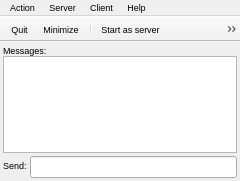
<?xml version="1.0" encoding="UTF-8"?>
<ui version="4.0">
 <class>Echo_window</class>
 <widget class="QMainWindow" name="Echo_window">
  <property name="geometry">
   <rect>
    <x>0</x>
    <y>0</y>
    <width>240</width>
    <height>181</height>
   </rect>
  </property>
  <property name="sizePolicy">
   <sizepolicy hsizetype="Expanding" vsizetype="Expanding">
    <horstretch>0</horstretch>
    <verstretch>0</verstretch>
   </sizepolicy>
  </property>
  <property name="font">
   <font>
    <pointsize>7</pointsize>
   </font>
  </property>
  <property name="windowTitle">
   <string>Echo</string>
  </property>
  <property name="windowIcon">
   <iconset resource="resource.qrc">
    <normaloff>:/icons/icons/Echo.ico</normaloff>:/icons/icons/Echo.ico</iconset>
  </property>
  <widget class="QWidget" name="centralwidget">
   <layout class="QGridLayout" name="gridLayout">
    <property name="leftMargin">
     <number>3</number>
    </property>
    <property name="topMargin">
     <number>3</number>
    </property>
    <property name="rightMargin">
     <number>3</number>
    </property>
    <property name="bottomMargin">
     <number>3</number>
    </property>
    <property name="spacing">
     <number>3</number>
    </property>
    <item row="0" column="0">
     <layout class="QVBoxLayout" name="verticalLayout_2">
      <property name="spacing">
       <number>0</number>
      </property>
      <item>
       <widget class="QLabel" name="l_messaggi">
        <property name="font">
         <font>
          <pointsize>7</pointsize>
         </font>
        </property>
        <property name="text">
         <string>Messages:</string>
        </property>
        <property name="buddy">
         <cstring>o_messaggi</cstring>
        </property>
       </widget>
      </item>
      <item>
       <widget class="QPlainTextEdit" name="o_messaggi">
        <property name="font">
         <font>
          <pointsize>7</pointsize>
         </font>
        </property>
        <property name="readOnly">
         <bool>true</bool>
        </property>
        <property name="textInteractionFlags">
         <set>Qt::TextSelectableByKeyboard|Qt::TextSelectableByMouse</set>
        </property>
       </widget>
      </item>
     </layout>
    </item>
    <item row="1" column="0">
     <layout class="QFormLayout" name="formLayout">
      <item row="0" column="0">
       <widget class="QLabel" name="l_invia_messaggio">
        <property name="font">
         <font>
          <pointsize>7</pointsize>
         </font>
        </property>
        <property name="text">
         <string>Send:</string>
        </property>
        <property name="buddy">
         <cstring>e_invia_messaggio</cstring>
        </property>
       </widget>
      </item>
      <item row="0" column="1">
       <widget class="QLineEdit" name="e_invia_messaggio">
        <property name="font">
         <font>
          <pointsize>7</pointsize>
         </font>
        </property>
       </widget>
      </item>
     </layout>
    </item>
   </layout>
  </widget>
  <widget class="QToolBar" name="toolBar">
   <property name="font">
    <font>
     <pointsize>7</pointsize>
    </font>
   </property>
   <property name="windowTitle">
    <string>toolBar</string>
   </property>
   <property name="movable">
    <bool>false</bool>
   </property>
   <property name="iconSize">
    <size>
     <width>16</width>
     <height>16</height>
    </size>
   </property>
   <attribute name="toolBarArea">
    <enum>TopToolBarArea</enum>
   </attribute>
   <attribute name="toolBarBreak">
    <bool>false</bool>
   </attribute>
   <addaction name="actionExit"/>
   <addaction name="actionMinimize"/>
   <addaction name="separator"/>
   <addaction name="actionStart_as_server"/>
   <addaction name="actionClient_connection"/>
   <addaction name="separator"/>
   <addaction name="actionClear_my_chat"/>
   <addaction name="actionReduce_to_systray"/>
   <addaction name="actionMessage_systray"/>
   <addaction name="actionSplash_window"/>
   <addaction name="separator"/>
   <addaction name="actionPreferences"/>
  </widget>
  <widget class="QMenuBar" name="menuBar">
   <property name="geometry">
    <rect>
     <x>0</x>
     <y>0</y>
     <width>240</width>
     <height>17</height>
    </rect>
   </property>
   <property name="font">
    <font>
     <family>MS Shell Dlg 2</family>
     <pointsize>7</pointsize>
    </font>
   </property>
   <widget class="QMenu" name="menuAs_Server">
    <property name="font">
     <font>
      <family>MS Shell Dlg 2</family>
      <pointsize>7</pointsize>
     </font>
    </property>
    <property name="title">
     <string>Server</string>
    </property>
   </widget>
   <widget class="QMenu" name="menuAs_Client">
    <property name="font">
     <font>
      <family>MS Shell Dlg 2</family>
      <pointsize>7</pointsize>
     </font>
    </property>
    <property name="title">
     <string>Client</string>
    </property>
   </widget>
   <widget class="QMenu" name="menuFile">
    <property name="font">
     <font>
      <family>MS Shell Dlg 2</family>
      <pointsize>7</pointsize>
     </font>
    </property>
    <property name="title">
     <string>Action</string>
    </property>
    <addaction name="actionPreferences"/>
    <addaction name="separator"/>
    <addaction name="actionStart_as_server"/>
    <addaction name="actionClient_connection"/>
    <addaction name="separator"/>
    <addaction name="actionMinimize"/>
    <addaction name="actionClear_my_chat"/>
    <addaction name="actionReduce_to_systray"/>
    <addaction name="actionSplash_window"/>
    <addaction name="actionMask"/>
    <addaction name="actionMessage_systray"/>
    <addaction name="separator"/>
    <addaction name="actionZoom_in"/>
    <addaction name="actionZoom_Out"/>
    <addaction name="separator"/>
    <addaction name="actionReset_window_position"/>
    <addaction name="actionHide_window_border"/>
    <addaction name="actionHide_toolbar"/>
    <addaction name="separator"/>
    <addaction name="actionExit"/>
   </widget>
   <widget class="QMenu" name="menuHelp">
    <property name="font">
     <font>
      <family>MS Shell Dlg 2</family>
      <pointsize>7</pointsize>
     </font>
    </property>
    <property name="title">
     <string>Help</string>
    </property>
    <addaction name="actionProgram_Info"/>
    <addaction name="actionHelp"/>
   </widget>
   <addaction name="menuFile"/>
   <addaction name="menuAs_Server"/>
   <addaction name="menuAs_Client"/>
   <addaction name="menuHelp"/>
  </widget>
  <action name="actionClear_my_chat">
   <property name="icon">
    <iconset resource="resource.qrc">
     <normaloff>:/icons/icons/clear.png</normaloff>:/icons/icons/clear.png</iconset>
   </property>
   <property name="text">
    <string>Clear my chat</string>
   </property>
   <property name="toolTip">
    <string>Clear my chat (F2 shortcut key)</string>
   </property>
   <property name="shortcut">
    <string>F2</string>
   </property>
  </action>
  <action name="actionReduce_to_systray">
   <property name="icon">
    <iconset resource="resource.qrc">
     <normaloff>:/icons/icons/systray.png</normaloff>:/icons/icons/systray.png</iconset>
   </property>
   <property name="text">
    <string>Reduce to systray</string>
   </property>
   <property name="toolTip">
    <string>Reduce to systray (F3 shortcut key)</string>
   </property>
   <property name="shortcut">
    <string>F3</string>
   </property>
  </action>
  <action name="actionProgram_Info">
   <property name="icon">
    <iconset resource="resource.qrc">
     <normaloff>:/icons/icons/info.png</normaloff>:/icons/icons/info.png</iconset>
   </property>
   <property name="text">
    <string>Program Info</string>
   </property>
   <property name="toolTip">
    <string>Program Info</string>
   </property>
   <property name="font">
    <font>
     <pointsize>7</pointsize>
    </font>
   </property>
  </action>
  <action name="actionSplash_window">
   <property name="checkable">
    <bool>true</bool>
   </property>
   <property name="icon">
    <iconset resource="resource.qrc">
     <normaloff>:/icons/icons/exclamation.png</normaloff>:/icons/icons/exclamation.png</iconset>
   </property>
   <property name="text">
    <string>Splash window</string>
   </property>
   <property name="toolTip">
    <string>Activate splash window when receive a message (F4 shortcut key)</string>
   </property>
   <property name="shortcut">
    <string>F4</string>
   </property>
  </action>
  <action name="actionPreferences">
   <property name="icon">
    <iconset resource="resource.qrc">
     <normaloff>:/icons/icons/gears.png</normaloff>:/icons/icons/gears.png</iconset>
   </property>
   <property name="text">
    <string>Preferences</string>
   </property>
   <property name="toolTip">
    <string>Preferences</string>
   </property>
   <property name="font">
    <font>
     <pointsize>7</pointsize>
    </font>
   </property>
  </action>
  <action name="actionStart_as_server">
   <property name="icon">
    <iconset resource="resource.qrc">
     <normaloff>:/icons/icons/create_server.png</normaloff>:/icons/icons/create_server.png</iconset>
   </property>
   <property name="text">
    <string>Start as server</string>
   </property>
   <property name="toolTip">
    <string>Starts waiting service</string>
   </property>
   <property name="shortcut">
    <string>F10</string>
   </property>
  </action>
  <action name="actionClient_connection">
   <property name="icon">
    <iconset resource="resource.qrc">
     <normaloff>:/icons/icons/call.png</normaloff>:/icons/icons/call.png</iconset>
   </property>
   <property name="text">
    <string>Client connection</string>
   </property>
   <property name="toolTip">
    <string>Connect to a waiting service</string>
   </property>
   <property name="shortcut">
    <string>F11</string>
   </property>
  </action>
  <action name="actionMinimize">
   <property name="icon">
    <iconset resource="resource.qrc">
     <normaloff>:/icons/icons/window.png</normaloff>:/icons/icons/window.png</iconset>
   </property>
   <property name="text">
    <string>Minimize</string>
   </property>
   <property name="toolTip">
    <string>Minimize (F1 shortcut key)</string>
   </property>
   <property name="shortcut">
    <string>F1</string>
   </property>
  </action>
  <action name="actionExit">
   <property name="icon">
    <iconset resource="resource.qrc">
     <normaloff>:/icons/icons/kill.png</normaloff>:/icons/icons/kill.png</iconset>
   </property>
   <property name="text">
    <string>Quit</string>
   </property>
  </action>
  <action name="actionReset_window_position">
   <property name="icon">
    <iconset resource="resource.qrc">
     <normaloff>:/icons/icons/window2.png</normaloff>:/icons/icons/window2.png</iconset>
   </property>
   <property name="text">
    <string>Reset window position</string>
   </property>
  </action>
  <action name="actionMessage_systray">
   <property name="checkable">
    <bool>true</bool>
   </property>
   <property name="icon">
    <iconset resource="resource.qrc">
     <normaloff>:/icons/icons/message.png</normaloff>:/icons/icons/message.png</iconset>
   </property>
   <property name="text">
    <string>Message when Echo is on systray</string>
   </property>
   <property name="toolTip">
    <string>Message when Echo is on systray</string>
   </property>
  </action>
  <action name="actionHide_toolbar">
   <property name="checkable">
    <bool>true</bool>
   </property>
   <property name="icon">
    <iconset resource="resource.qrc">
     <normaloff>:/icons/icons/hide_toolbar.png</normaloff>:/icons/icons/hide_toolbar.png</iconset>
   </property>
   <property name="text">
    <string>Show/Hide toolbar</string>
   </property>
  </action>
  <action name="actionZoom_in">
   <property name="icon">
    <iconset resource="resource.qrc">
     <normaloff>:/icons/icons/zoom_avanti.png</normaloff>:/icons/icons/zoom_avanti.png</iconset>
   </property>
   <property name="text">
    <string>Zoom In</string>
   </property>
   <property name="shortcut">
    <string>Ctrl++</string>
   </property>
  </action>
  <action name="actionZoom_Out">
   <property name="icon">
    <iconset resource="resource.qrc">
     <normaloff>:/icons/icons/zoom_indietro.png</normaloff>:/icons/icons/zoom_indietro.png</iconset>
   </property>
   <property name="text">
    <string>Zoom Out</string>
   </property>
   <property name="shortcut">
    <string>Ctrl+-</string>
   </property>
  </action>
  <action name="actionHelp">
   <property name="icon">
    <iconset resource="resource.qrc">
     <normaloff>:/icons/icons/help.png</normaloff>:/icons/icons/help.png</iconset>
   </property>
   <property name="text">
    <string>Help</string>
   </property>
   <property name="font">
    <font>
     <pointsize>7</pointsize>
    </font>
   </property>
  </action>
  <action name="actionHide_window_border">
   <property name="icon">
    <iconset resource="resource.qrc">
     <normaloff>:/icons/icons/square.png</normaloff>:/icons/icons/square.png</iconset>
   </property>
   <property name="text">
    <string>Show/Hide window border</string>
   </property>
  </action>
  <action name="actionMask">
   <property name="icon">
    <iconset resource="resource.qrc">
     <normaloff>:/icons/icons/mask.png</normaloff>:/icons/icons/mask.png</iconset>
   </property>
   <property name="text">
    <string>Mask</string>
   </property>
   <property name="shortcut">
    <string>F5</string>
   </property>
  </action>
 </widget>
 <tabstops>
  <tabstop>e_invia_messaggio</tabstop>
  <tabstop>o_messaggi</tabstop>
 </tabstops>
 <resources>
  <include location="resource.qrc"/>
 </resources>
 <connections>
  <connection>
   <sender>e_invia_messaggio</sender>
   <signal>returnPressed()</signal>
   <receiver>Echo_window</receiver>
   <slot>slot_invia_il_messaggio()</slot>
   <hints>
    <hint type="sourcelabel">
     <x>191</x>
     <y>176</y>
    </hint>
    <hint type="destinationlabel">
     <x>198</x>
     <y>185</y>
    </hint>
   </hints>
  </connection>
  <connection>
   <sender>actionProgram_Info</sender>
   <signal>triggered()</signal>
   <receiver>Echo_window</receiver>
   <slot>slot_program_info()</slot>
   <hints>
    <hint type="sourcelabel">
     <x>-1</x>
     <y>-1</y>
    </hint>
    <hint type="destinationlabel">
     <x>134</x>
     <y>185</y>
    </hint>
   </hints>
  </connection>
  <connection>
   <sender>actionPreferences</sender>
   <signal>triggered()</signal>
   <receiver>Echo_window</receiver>
   <slot>slot_preferences()</slot>
   <hints>
    <hint type="sourcelabel">
     <x>-1</x>
     <y>-1</y>
    </hint>
    <hint type="destinationlabel">
     <x>134</x>
     <y>185</y>
    </hint>
   </hints>
  </connection>
  <connection>
   <sender>actionClear_my_chat</sender>
   <signal>triggered()</signal>
   <receiver>Echo_window</receiver>
   <slot>slot_pulisci_chat()</slot>
   <hints>
    <hint type="sourcelabel">
     <x>-1</x>
     <y>-1</y>
    </hint>
    <hint type="destinationlabel">
     <x>134</x>
     <y>185</y>
    </hint>
   </hints>
  </connection>
  <connection>
   <sender>actionStart_as_server</sender>
   <signal>triggered()</signal>
   <receiver>Echo_window</receiver>
   <slot>slot_crea_server_chat()</slot>
   <hints>
    <hint type="sourcelabel">
     <x>-1</x>
     <y>-1</y>
    </hint>
    <hint type="destinationlabel">
     <x>203</x>
     <y>185</y>
    </hint>
   </hints>
  </connection>
  <connection>
   <sender>actionReduce_to_systray</sender>
   <signal>triggered()</signal>
   <receiver>Echo_window</receiver>
   <slot>slot_riduci_a_systray()</slot>
   <hints>
    <hint type="sourcelabel">
     <x>-1</x>
     <y>-1</y>
    </hint>
    <hint type="destinationlabel">
     <x>165</x>
     <y>185</y>
    </hint>
   </hints>
  </connection>
  <connection>
   <sender>actionClient_connection</sender>
   <signal>triggered()</signal>
   <receiver>Echo_window</receiver>
   <slot>slot_crea_client_chat()</slot>
   <hints>
    <hint type="sourcelabel">
     <x>-1</x>
     <y>-1</y>
    </hint>
    <hint type="destinationlabel">
     <x>165</x>
     <y>185</y>
    </hint>
   </hints>
  </connection>
  <connection>
   <sender>actionMinimize</sender>
   <signal>triggered()</signal>
   <receiver>Echo_window</receiver>
   <slot>showMinimized()</slot>
   <hints>
    <hint type="sourcelabel">
     <x>-1</x>
     <y>-1</y>
    </hint>
    <hint type="destinationlabel">
     <x>165</x>
     <y>185</y>
    </hint>
   </hints>
  </connection>
  <connection>
   <sender>actionExit</sender>
   <signal>triggered()</signal>
   <receiver>Echo_window</receiver>
   <slot>close()</slot>
   <hints>
    <hint type="sourcelabel">
     <x>-1</x>
     <y>-1</y>
    </hint>
    <hint type="destinationlabel">
     <x>165</x>
     <y>185</y>
    </hint>
   </hints>
  </connection>
  <connection>
   <sender>actionZoom_in</sender>
   <signal>triggered()</signal>
   <receiver>Echo_window</receiver>
   <slot>slot_zoom_in()</slot>
   <hints>
    <hint type="sourcelabel">
     <x>-1</x>
     <y>-1</y>
    </hint>
    <hint type="destinationlabel">
     <x>117</x>
     <y>94</y>
    </hint>
   </hints>
  </connection>
  <connection>
   <sender>actionZoom_Out</sender>
   <signal>triggered()</signal>
   <receiver>Echo_window</receiver>
   <slot>slot_zoom_out()</slot>
   <hints>
    <hint type="sourcelabel">
     <x>-1</x>
     <y>-1</y>
    </hint>
    <hint type="destinationlabel">
     <x>117</x>
     <y>94</y>
    </hint>
   </hints>
  </connection>
  <connection>
   <sender>actionHelp</sender>
   <signal>triggered()</signal>
   <receiver>Echo_window</receiver>
   <slot>slot_help()</slot>
   <hints>
    <hint type="sourcelabel">
     <x>-1</x>
     <y>-1</y>
    </hint>
    <hint type="destinationlabel">
     <x>117</x>
     <y>94</y>
    </hint>
   </hints>
  </connection>
  <connection>
   <sender>actionMask</sender>
   <signal>triggered()</signal>
   <receiver>Echo_window</receiver>
   <slot>slot_mask_window_timer()</slot>
   <hints>
    <hint type="sourcelabel">
     <x>-1</x>
     <y>-1</y>
    </hint>
    <hint type="destinationlabel">
     <x>119</x>
     <y>90</y>
    </hint>
   </hints>
  </connection>
 </connections>
 <slots>
  <slot>slot_program_info()</slot>
  <slot>slot_preferences()</slot>
  <slot>slot_pulisci_chat()</slot>
  <slot>slot_crea_server_chat()</slot>
  <slot>slot_invia_il_messaggio()</slot>
  <slot>slot_riduci_a_systray()</slot>
  <slot>slot_crea_client_chat()</slot>
  <slot>slot_zoom_in()</slot>
  <slot>slot_zoom_out()</slot>
  <slot>slot_help()</slot>
  <slot>slot_mask_window_timer()</slot>
 </slots>
</ui>
